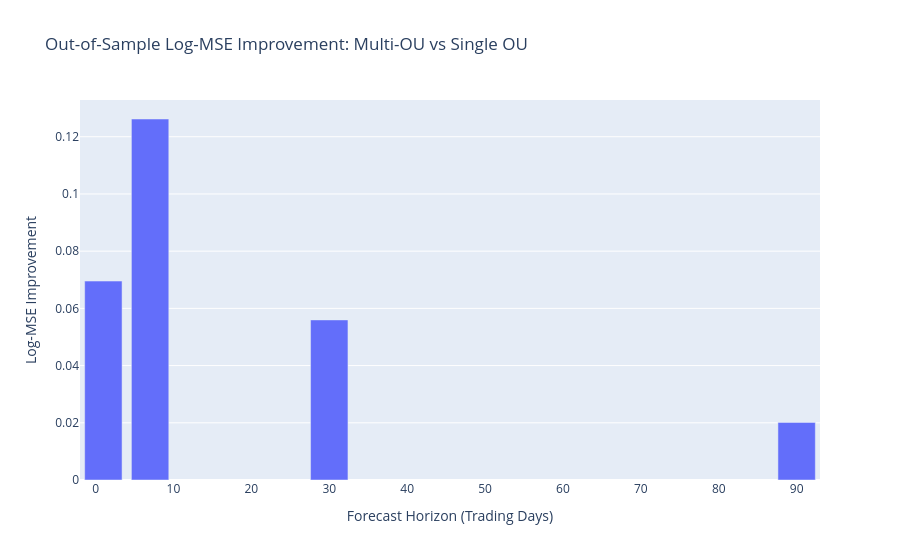

Notebook cell for this chart:
### Code cell
log_mse_plot = log_mse_comparison.reset_index()

fig = px.bar(
    log_mse_plot,
    x="horizon",
    y="improvement",
    title="Out-of-Sample Log-MSE Improvement: Multi-OU vs Single OU"
)

fig.update_layout(
    xaxis_title="Forecast Horizon (Trading Days)",
    yaxis_title="Log-MSE Improvement"
)

fig.show()

### Figure 1 — Plotly figure (JSON) as saved in the notebook; plotly's stock layout.template omitted (floating-point values rounded to 4 significant figures)
{"data": [{"hovertemplate": "horizon=%{x}<br>improvement=%{y}<extra></extra>", "legendgroup": "", "marker": {"color": "#636efa", "pattern": {"shape": ""}}, "name": "", "orientation": "v", "showlegend": false, "textposition": "auto", "type": "bar", "x": [1, 7, 30, 90], "xaxis": "x", "y": [0.06954, 0.1262, 0.05597, 0.02014], "yaxis": "y"}], "layout": {"barmode": "relative", "legend": {"tracegroupgap": 0}, "title": {"text": "Out-of-Sample Log-MSE Improvement: Multi-OU vs Single OU"}, "xaxis": {"anchor": "y", "domain": [0, 1], "title": {"text": "Forecast Horizon (Trading Days)"}}, "yaxis": {"anchor": "x", "domain": [0, 1], "title": {"text": "Log-MSE Improvement"}}}}
